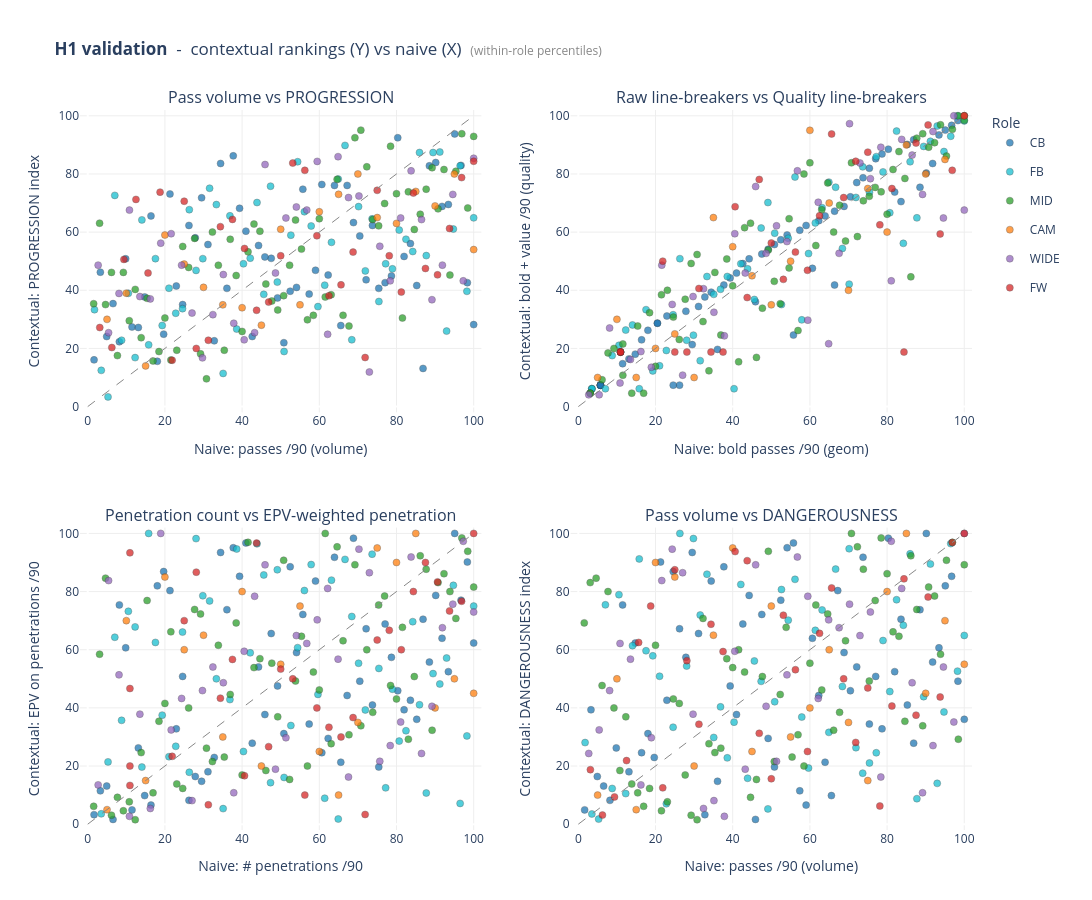

This figure's notebook cell:
### Markdown cell above
## H1 validation — contextual vs naive rankings

The implicit claim of **Hypothesis 1** is that contextual spatial metrics surface players that **naive aggregate stats miss**. This cell tests that claim head-on, and does so in two registers: a four-row quantitative summary and a four-panel scatter.

### The numerical claim

For each composite index paired with its single best naive proxy, the cell prints:

- **Spearman ρ** between the within-role naive percentile and the contextual index. Values close to 1 mean the contextual ranking only reshuffles the edges of the naive view; values closer to 0 mean it substantively re-orders the leaderboard.
- **mean |Δ|**, the average absolute rank shift in percentile points (Δ = ctx − naive). Read it as: "the typical player moves N percentile points between the two views".
- **% |Δ| > 20**, the share of the pool whose ranking shifts by more than 20 percentile points. These are the **scouting-relevant disagreements**, players who would be systematically miscalled by a naive-only workflow.

### The visual claim

The four scatter panels are built on a strictly identical frame:

- **X axis**, within-role percentile of the *naive* metric (raw volume or raw rate, the kind that already lives in any standard data feed).
- **Y axis**, within-role percentile of the *contextual* counterpart (an index or rate that adds opponent geometry, EPV, or both).
- **Off-diagonal points**, the substantive value-add of the contextual approach. Above the diagonal: underrated by naive, lifted by context. Below: the opposite.

Each scatter targets a different axis of the H1 thesis:

1. **Pass volume vs PROGRESSION**. Does the PROGRESSION index just rank players by how many passes they play? If the cloud collapsed onto the diagonal, the index would be a re-skinned volume count. The vertical spread (high `passes /90` but middling PROGRESSION, or the opposite) is the proof that volume alone misses *what kind* of passing is being done.
2. **Raw line-breakers vs Quality line-breakers**. Does layering the EPV criterion on top of the geometric line-break change who is on top? A player can split three opponents with a square pass that does not advance the ball, and the EPV filter strips those out. Off-diagonal points are passers whose line-breaks are *bold but cheap*, or *valuable*.
3. **Penetration count vs EPV-weighted penetration**. Do the most frequent hull penetrators also produce the most valuable ones? Two players with the same penetration count can carry very different threat weights depending on where on the pitch the penetrations land.
4. **Pass volume vs DANGEROUSNESS index**. Are the highest-EPV players simply the ones who play the most passes? The naive proxy is `passes /90` — the same volume signal used for PROGRESSION, applied here to the question of total threat generation rather than forward play. The spread off the diagonal is the H1 evidence for DANGEROUSNESS: players whose pass volume puts them in a different decile from their actual threat generation. Above the diagonal: low-volume players who still produce real EPV (the scouting nuggets); below: high-volume players whose touches do not translate into threat.

Color encodes macro-role, so the reader can visually verify that the disagreements are not concentrated in a single role.

### The console tables

After the figure, the cell prints a **head-to-head** between the top-15 by naive `passes /90` and the top-15 by `idx__PROGRESSION` for **MID** specifically. Players are flagged with whether they appear in the other list. Then a **per-role overlap summary** repeats the same exercise for every macro-role (CB / FB / MID / CAM / WIDE / FW), so the reader can judge in one glance how much the two rankings disagree across the full pool.

### Code cell
from src.validation import naive_vs_contextual
naive_vs_contextual(df, pct)
